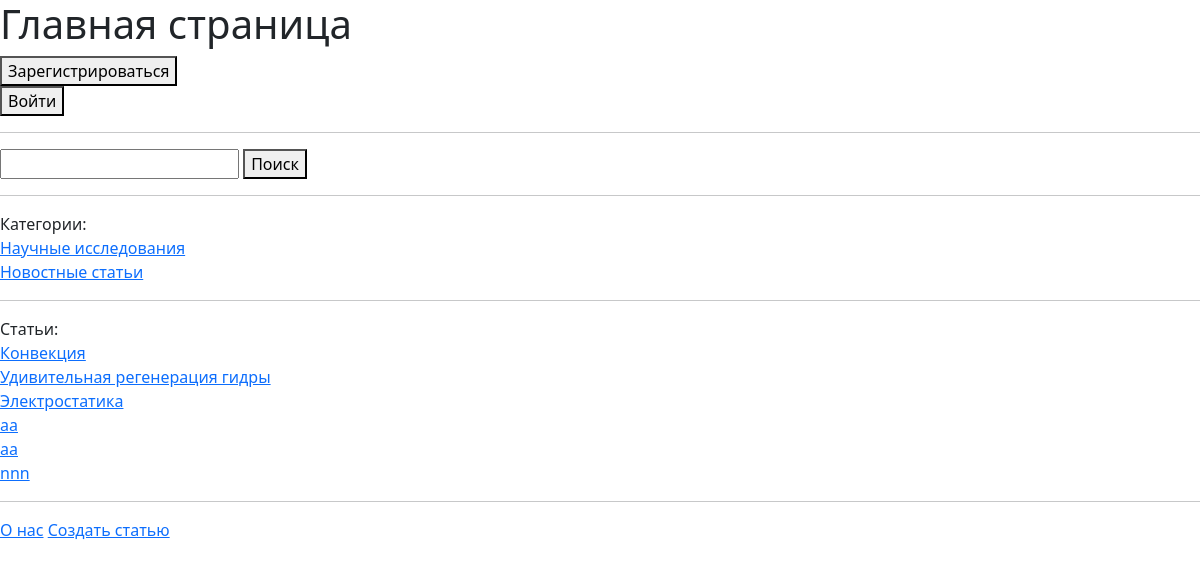
Before: / with the older database file.
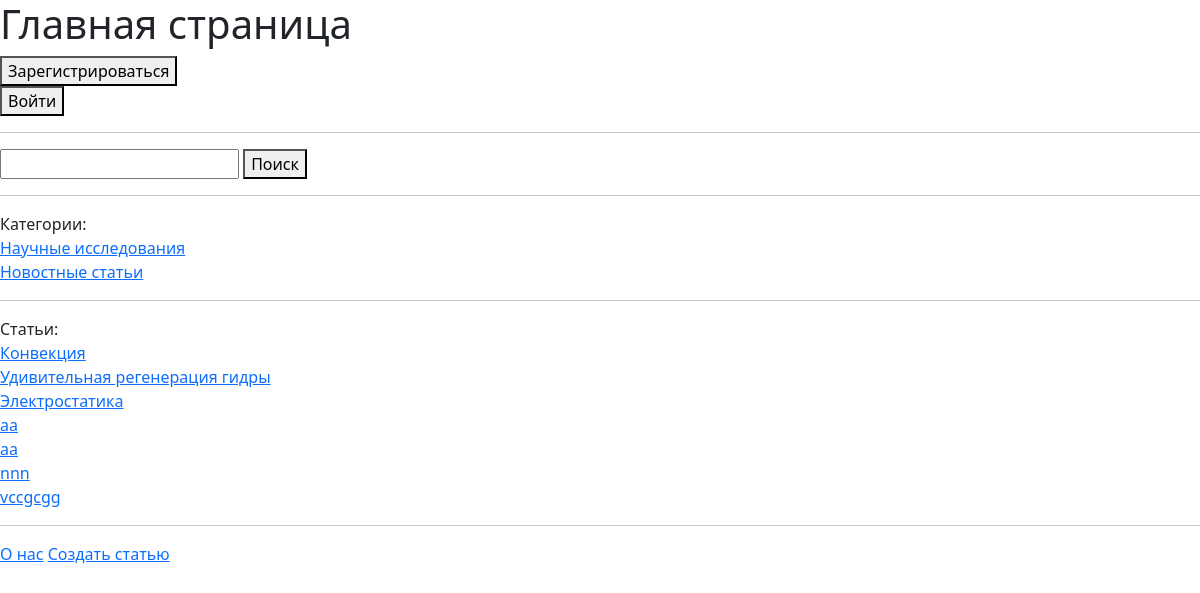
After: the same page with the newer database file.
### articles/models.py (models this page shows, shortened)
class Category(models.Model):
    name = models.CharField(max_length=225)
    added_date = models.DateTimeField(auto_now_add=True)

class Article(models.Model):
    title = models.CharField(max_length=200)
    content = models.TextField()
    photo = models.ImageField(upload_to='articles', blank=True)
    category = models.ForeignKey(Category, on_delete=models.CASCADE)

### articles/views.py (the view)
# urls.py: path('',views.home),
def home(request):
    search_bar = forms.SearchForm()
    article_info = Article.objects.all()
    category_info = Category.objects.all()
    context = {"form": search_bar,  'article': article_info, 'category': category_info}
    return render(request, 'home.html', context)

### articles/forms.py
class SearchForm(forms.Form):
    search = forms.CharField(max_length=256)

### articles/templates/home.html (shortened to what this page needs)
{% load static %}
<!DOCTYPE html>
<html lang="ru">
<head>
    <link rel="stylesheet" href="https://cdn.jsdelivr.net/npm/bootstrap@5.3.2/dist/css/bootstrap.min.css">
    <link rel="stylesheet" href="{% static 'articles/css/home.css' %} ">
</head>
<body>
<h1>Главная страница</h1>
{% if user.is_authenticated %}
<form action="{% url 'logout' %}" method="post">
    {% csrf_token %}
    <button type="submit">Выйти</button>
</form>
{% else %}
<form action="register" method="post">
    <button type="submit">Зарегистрироваться</button>
</form>
<form action="{% url 'login' %}" method="post">
    <button type="submit">Войти</button>
</form>
{% endif %}
<hr>
<form  action="search" method="POST">
    <input type="text" name="search_article">
    <button>Поиск</button>
</form>
<hr>
Категории:<br>
{% for i in category %}
<a href="/category/{{ i.id }}">{{ i.name }}</a><br>
{% endfor%}
<hr>
Статьи:<br>
{% for i in article %}
<a href="/article/{{ i.id }}">{{ i.title }}</a><br>
{% endfor %}
<hr>
<a href="/about">О нас</a>
<a href="/createarticles">Создать статью</a>
</body>
</html>

Changed rows visible on the page:
added Article: title "vccgcgg"
